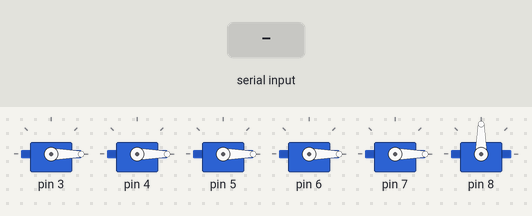
This sketch was run on a simulated Arduino Nano, built with avr-gcc and run on an emulated ATmega328P. On the bench: 6 × servo. Inputs (shaded band) come from the test bench. What the sketch prints to the serial monitor is not drawn.

Above: at 2.3 s.
2.4 s: "0\n" received over Serial
At 4.8 s:
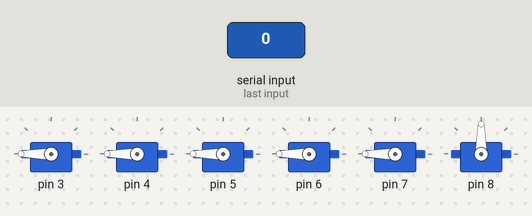
5.4 s: "1\n" received over Serial
At 7.3 s:
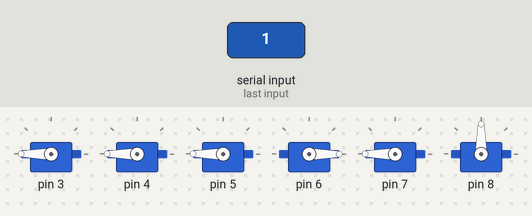
8.4 s: "2\n" received over Serial
At 10.8 s:
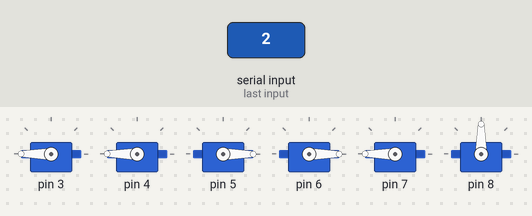
11.4 s: "3\n" received over Serial
At 13.1 s:
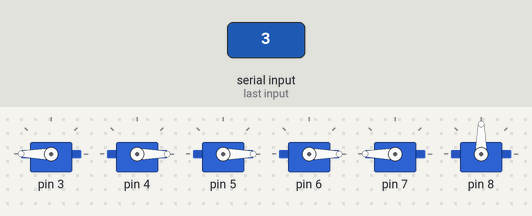
14.4 s: "5\n" received over Serial
At 14.55 s:
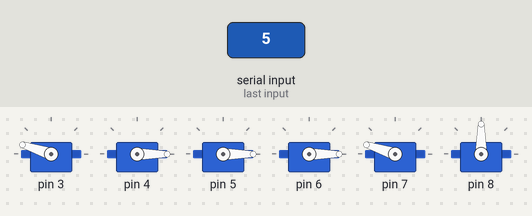
17.4 s: "4\n" received over Serial
At 20.0 s:
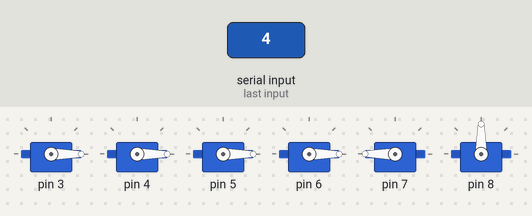
Timing chart, 0 to 21.4 s (numbered marks = the images above; inputs shaded):
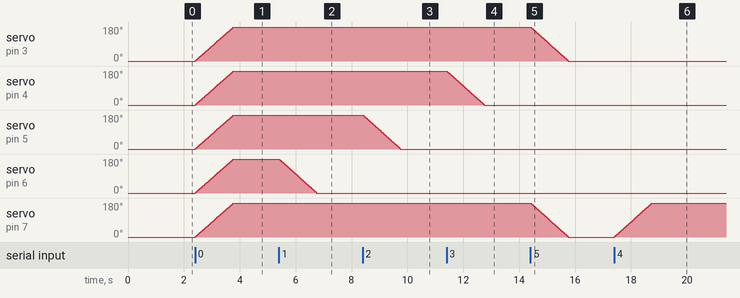

The sketch:

hand_control_nano_parallel.ino
```cpp
/*
 * 机械手控制器 - 简化版
 * 适用于Arduino Nano，使用串口通信
 *
 * 硬件连接:
 * - 舵机1 (小拇指): 连接到引脚 3
 * - 舵机2 (无名指): 连接到引脚 4
 * - 舵机3 (中指): 连接到引脚 5
 * - 舵机4 (食指): 连接到引脚 6
 * - 舵机5 (大拇指): 连接到引脚 7
 * - 舵机6 (手腕): 连接到引脚 8
 *
 * 功能:
 * - 数字手势 0-9
 * - 剪刀石头布手势
 * - 串口控制
 */

#include <Servo.h>

// 舵机配置
Servo myservo[6];

const int SERVO_COUNT = 6;
const int PINKY_INDEX = 0;      // 小拇指 - 接口3
const int RING_INDEX = 1;       // 无名指 - 接口4
const int MIDDLE_INDEX = 2;     // 中指 - 接口5
const int INDEX_INDEX = 3;      // 食指 - 接口6
const int THUMB_INDEX = 4;      // 大拇指 - 接口7
const int WRIST_INDEX = 5;      // 手腕 - 接口8

// 角度配置
const int OPEN_ANGLE = 0;      // 手指完全张开角度
const int CLOSED_ANGLE = 180;  // 手指完全收拢角度
const int HALF_ANGLE = 90;     // 半开角度

// 当前角度记录
int currentAngle[SERVO_COUNT] = {0, 0, 0, 0, 0, 90};

// 目标角度记录
int targetAngle[SERVO_COUNT] = {0, 0, 0, 0, 0, 90};

// 动画速度
const int ANIMATION_SPEED = 15;

// 并行移动所有舵机到目标角度
void moveAllServosParallel() {
  bool allReached = false;
  int step = 2; // 每次移动的步长

  while (!allReached) {
    allReached = true;

    for (int i = 0; i < SERVO_COUNT; i++) {
      if (currentAngle[i] != targetAngle[i]) {
        allReached = false;

        // 计算移动方向
        if (currentAngle[i] < targetAngle[i]) {
          currentAngle[i] = min(currentAngle[i] + step, targetAngle[i]);
        } else {
          currentAngle[i] = max(currentAngle[i] - step, targetAngle[i]);
        }

        // 同时移动舵机
        myservo[i].write(currentAngle[i]);
      }
    }

    delay(ANIMATION_SPEED);
  }
}

// 设置单个舵机目标角度
void setServoTarget(int servoIndex, int angle) {
  if (servoIndex >= 0 && servoIndex < SERVO_COUNT) {
    targetAngle[servoIndex] = constrain(angle, 0, 180);
  }
}

// 设置手指状态
void setFinger(int fingerIndex, bool isOpen) {
  int angle = isOpen ? OPEN_ANGLE : CLOSED_ANGLE;
  setServoTarget(fingerIndex, angle);
}

// 设置所有手指状态
void setAllFingers(bool isOpen) {
  for (int i = 0; i < 5; i++) {
    setFinger(i, isOpen);
  }
}

// 执行移动
void executeMove() {
  moveAllServosParallel();
}

// 数字手势 0-9
void makeNumberGesture(String number) {
  if (number == "0") {
    // 握拳
    Serial.println("手势: 0 (握拳)");
    setAllFingers(false);
    setServoTarget(WRIST_INDEX, 90);
    executeMove();
  }
  else if (number == "1") {
    // 指向手势
    Serial.println("手势: 1 (指向)");
    setFinger(PINKY_INDEX, false);
    setFinger(RING_INDEX, false);
    setFinger(MIDDLE_INDEX, false);
    setFinger(INDEX_INDEX, true);
    setFinger(THUMB_INDEX, false);
    setServoTarget(WRIST_INDEX, 90);
    executeMove();
  }
  else if (number == "2") {
    // 胜利手势
    Serial.println("手势: 2 (胜利)");
    setFinger(PINKY_INDEX, false);
    setFinger(RING_INDEX, false);
    setFinger(MIDDLE_INDEX, true);
    setFinger(INDEX_INDEX, true);
    setFinger(THUMB_INDEX, false);
    setServoTarget(WRIST_INDEX, 90);
    executeMove();
  }
  else if (number == "3") {
    // 三指手势
    Serial.println("手势: 3");
    setFinger(PINKY_INDEX, false);
    setFinger(RING_INDEX, true);
    setFinger(MIDDLE_INDEX, true);
    setFinger(INDEX_INDEX, true);
    setFinger(THUMB_INDEX, false);
    setServoTarget(WRIST_INDEX, 90);
    executeMove();
  }
  else if (number == "4") {
    // 四指手势
    Serial.println("手势: 4");
    setFinger(PINKY_INDEX, true);
    setFinger(RING_INDEX, true);
    setFinger(MIDDLE_INDEX, true);
    setFinger(INDEX_INDEX, true);
    setFinger(THUMB_INDEX, false);
    setServoTarget(WRIST_INDEX, 90);
    executeMove();
  }
  else if (number == "5") {
    // 张开手势
    Serial.println("手势: 5 (张开)");
    setAllFingers(true);
    setServoTarget(WRIST_INDEX, 90);
    executeMove();
  }
  else if (number == "6") {
    // 六指手势
    Serial.println("手势: 6");
    setFinger(PINKY_INDEX, true);
    setFinger(RING_INDEX, true);
    setFinger(MIDDLE_INDEX, true);
    setFinger(INDEX_INDEX, true);
    setFinger(THUMB_INDEX, true);
    setServoTarget(WRIST_INDEX, 90);
    executeMove();
  }
  else if (number == "7") {
    // 七指手势
    Serial.println("手势: 7");
    setFinger(PINKY_INDEX, true);
    setFinger(RING_INDEX, true);
    setFinger(MIDDLE_INDEX, true);
    setFinger(INDEX_INDEX, true);
    setFinger(THUMB_INDEX, true);
    setServoTarget(WRIST_INDEX, 60);
    executeMove();
  }
  else if (number == "8") {
    // 八指手势
    Serial.println("手势: 8");
    setFinger(PINKY_INDEX, true);
    setFinger(RING_INDEX, true);
    setFinger(MIDDLE_INDEX, true);
    setFinger(INDEX_INDEX, true);
    setFinger(THUMB_INDEX, true);
    setServoTarget(WRIST_INDEX, 30);
    executeMove();
  }
  else if (number == "9") {
    // 九指手势
    Serial.println("手势: 9");
    setFinger(PINKY_INDEX, true);
    setFinger(RING_INDEX, true);
    setFinger(MIDDLE_INDEX, true);
    setFinger(INDEX_INDEX, true);
    setFinger(THUMB_INDEX, true);
    setServoTarget(WRIST_INDEX, 0);
    executeMove();
  }
}

// 剪刀石头布手势
void makeRPSGesture(String gesture) {
  if (gesture == "ROCK") {
    // 石头 - 握拳
    Serial.println("手势: 石头");
    setAllFingers(false);
    setServoTarget(WRIST_INDEX, 90);
    executeMove();
  }
  else if (gesture == "PAPER") {
    // 布 - 张开手掌
    Serial.println("手势: 布");
    setAllFingers(true);
    setServoTarget(WRIST_INDEX, 90);
    executeMove();
  }
  else if (gesture == "SCISSORS") {
    // 剪刀 - 食指和中指张开，其他收拢
    Serial.println("手势: 剪刀");
    setFinger(PINKY_INDEX, false);
    setFinger(RING_INDEX, false);
    setFinger(MIDDLE_INDEX, true);
    setFinger(INDEX_INDEX, true);
    setFinger(THUMB_INDEX, false);
    setServoTarget(WRIST_INDEX, 90);
    executeMove();
  }
}

// 重置为张开状态
void resetToOpen() {
  Serial.println("重置为张开状态");
  setAllFingers(true);
  setServoTarget(WRIST_INDEX, 90);
  executeMove();
}

// 机械手全部张开到最大
void openHandMax() {
  Serial.println("🖐️ 机械手全部张开到最大");

  // 所有手指都张开到最大角度 (0度)
  for (int i = 0; i < 5; i++) {
    setServoTarget(i, 0);  // 0度 = 完全张开
  }

  // 手腕保持中立位置
  setServoTarget(WRIST_INDEX, 90);

  // 执行移动
  executeMove();

  Serial.println("✅ 机械手已全部张开到最大");
}

// 机械手全部握拳
void closeHandMax() {
  Serial.println("👊 机械手全部握拳");

  // 所有手指都握拳到最大角度 (180度)
  for (int i = 0; i < 5; i++) {
    setServoTarget(i, 180);  // 180度 = 完全握拳
  }

  // 手腕保持中立位置
  setServoTarget(WRIST_INDEX, 90);

  // 执行移动
  executeMove();

  Serial.println("✅ 机械手已全部握拳");
}

// 串口命令处理
void processSerialCommand(String command) {
  command.trim();

  if (command.length() == 0) return;

  Serial.print("收到命令: ");
  Serial.println(command);

  // 检查是否是数字手势 0-9
  if (command.toInt() >= 0 && command.toInt() <= 9) {
    makeNumberGesture(command);
  }
  // 检查是否是剪刀石头布手势
  else if (command == "ROCK" || command == "PAPER" || command == "SCISSORS") {
    makeRPSGesture(command);
  }
  // 重置命令
  else if (command == "RESET") {
    resetToOpen();
  }
  // 机械手全部张开到最大
  else if (command == "OPENMAX") {
    openHandMax();
  }
  // 机械手全部握拳
  else if (command == "CLOSEMAX") {
    closeHandMax();
  }
  // 未知命令
  else {
    Serial.print("未知命令: ");
    Serial.println(command);
  }
}

// 设置函数
void setup() {
  Serial.begin(9600);

  // 初始化舵机
  myservo[PINKY_INDEX].attach(3);   // 小拇指 - 引脚3
  myservo[RING_INDEX].attach(4);    // 无名指 - 引脚4
  myservo[MIDDLE_INDEX].attach(5);  // 中指 - 引脚5
  myservo[INDEX_INDEX].attach(6);   // 食指 - 引脚6
  myservo[THUMB_INDEX].attach(7);   // 大拇指 - 引脚7
  myservo[WRIST_INDEX].attach(8);   // 手腕 - 引脚8

  // 初始化所有舵机到默认位置
  for (int i = 0; i < SERVO_COUNT; i++) {
    currentAngle[i] = (i < 5) ? OPEN_ANGLE : 90;
    targetAngle[i] = currentAngle[i];
    myservo[i].write(currentAngle[i]);
  }

  delay(1000);

  Serial.println("机械手控制器就绪!");
  Serial.println("支持命令:");
  Serial.println("- 数字手势: 0-9");
  Serial.println("- 剪刀石头布: ROCK, PAPER, SCISSORS");
  Serial.println("- 重置: RESET");
  Serial.println("- 全部张开: OPENMAX");
  Serial.println("- 全部握拳: CLOSEMAX");
  Serial.println("等待命令...");
}

// 主循环
void loop() {
  if (Serial.available()) {
    String command = Serial.readStringUntil('\n');
    processSerialCommand(command);
  }
}
```

Measured:
- after the input at 2.4 s, servo on pin 3–7: moves from 0° to 180° over 1.4 s, starting at once
- after the input at 5.4 s, servo on pin 6: moves from 180° to 0° over 1.3 s, starting at once
- after the input at 8.4 s, servo on pin 5: moves from 180° to 0° over 1.3 s, starting at once
- after the input at 11.4 s, servo on pin 4: moves from 180° to 0° over 1.3 s, starting at once
- after the input at 14.4 s, servo on pin 3, servo on pin 7: moves from 180° to 0° over 1.3 s, starting at once
- after the input at 17.4 s, servo on pin 7: moves from 0° to 180° over 1.3 s, starting at once
